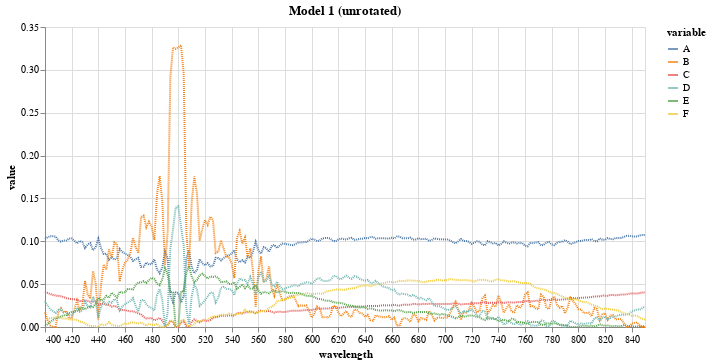
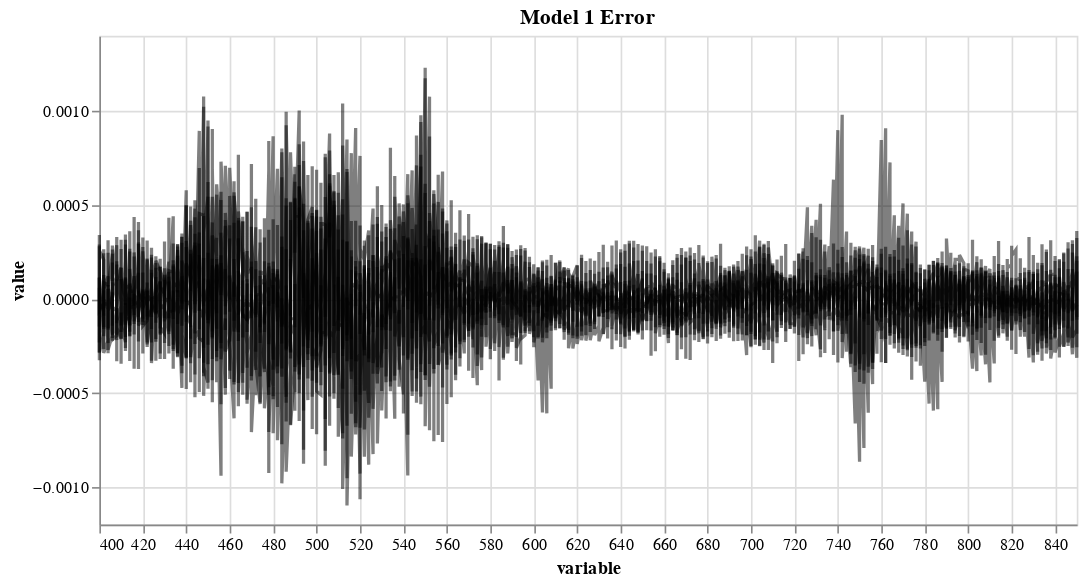

The cell these charts' notebook holds for them, in order:
### Code cell
model=sld.NMF(n_components=5,init='nndsvda', solver='cd', max_iter=5000, random_state=0)
W_2 = model.fit_transform(km_first_derivatives_shifted) # Model loadings, Data 1 (unrotated)
H_2 = model.components_ # Model factors, Data 1 (unrotated)

model_loadings_2=pd.DataFrame(W_2,columns=['A','B','C','D','E']).div(pd.DataFrame(W_2,columns=['A','B','C','D','E']).sum(axis=1),axis=0)
model_factors_2=pd.DataFrame(np.transpose(H_2),columns=['A','B','C','D','E'],index=wavelength)

model_loadings_2_m=model_loadings_2.reset_index().melt(id_vars='index')
model_factors_2_m=model_factors_2.reset_index().melt(id_vars='index')


model_loadings_2_m=pd.merge(site_info, model_loadings_2_m,on='index')

model_loadings_2_chart=alt.Chart(model_loadings_2_m).mark_bar().encode(
    x='depth-m:Q',
    y='value:Q',
    facet='site:N',
    color='variable:N',
    tooltip='depth-m'
).properties(
    height=300,
    width=900,
    title='Model 1 (unrotated)'
)
display(model_loadings_2_chart)

model_2_factors_chart=alt.Chart(model_factors_2_m).mark_line(strokeDash=[1,1]).encode(
    x=alt.X('index:Q',title='wavelength',scale=alt.Scale(domain=(400,850))),
    y='value:Q',
    color='variable:N'
).properties(
    width=600,
    height=300,
    title='Model 1 (unrotated)'
)
display( (model_2_factors_chart))

model_2_error=km_first_derivatives_shifted-model.inverse_transform(W_2)
model_2_error_m=pd.DataFrame(model_2_error).reset_index().melt(id_vars='index')

error_squared=np.square(model_2_error)
error_squared_mean=error_squared.stack().mean()
print(error_squared_mean)


model_2_error_chart=alt.Chart(model_2_error_m).mark_line(opacity=0.5,color='black').encode(
    x='variable:Q',
    y='value:Q',
    detail='index:O'
).properties(
    title='Model 1 Error',
    width=600,
    height=300
)
display(model_2_error_chart)

### Figure 1 — Vega-Lite specification as saved in the notebook (floating-point values rounded to 4 significant figures; data arrays with more than 128 entries replaced by an {"elided": "..."} marker saying what was removed)
{"config": {"view": {"continuousWidth": 300, "continuousHeight": 300}}, "data": {"name": "data-c2d5128cff25cd75e4bc5aa823934c88"}, "mark": {"type": "line", "strokeDash": [1, 1]}, "encoding": {"color": {"field": "variable", "type": "nominal"}, "x": {"field": "index", "scale": {"domain": [400, 850]}, "title": "wavelength", "type": "quantitative"}, "y": {"field": "value", "type": "quantitative"}}, "height": 300, "title": "Model 1 (unrotated)", "width": 600, "$schema": "https://vega.github.io/schema/vega-lite/v5.8.0.json", "datasets": {"data-c2d5128cff25cd75e4bc5aa823934c88": {"elided": "1356 records"}}}

### Figure 2 — Vega-Lite specification as saved in the notebook (floating-point values rounded to 4 significant figures; data arrays with more than 128 entries replaced by an {"elided": "..."} marker saying what was removed)
{"config": {"view": {"continuousWidth": 300, "continuousHeight": 300}}, "data": {"name": "data-389506fb62415f11888b52d3932a494a"}, "mark": {"type": "line", "color": "black", "opacity": 0.5}, "encoding": {"detail": {"field": "index", "type": "ordinal"}, "x": {"field": "variable", "type": "quantitative"}, "y": {"field": "value", "type": "quantitative"}}, "height": 300, "title": "Model 1 Error", "width": 600, "$schema": "https://vega.github.io/schema/vega-lite/v5.8.0.json", "datasets": {"data-389506fb62415f11888b52d3932a494a": {"elided": "11978 records"}}}
